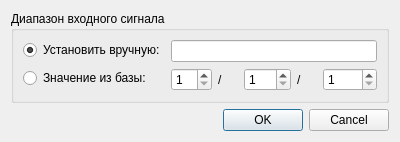
<?xml version="1.0" encoding="UTF-8"?>
<ui version="4.0">
 <class>PlotISRDialog</class>
 <widget class="QDialog" name="PlotISRDialog">
  <property name="geometry">
   <rect>
    <x>0</x>
    <y>0</y>
    <width>400</width>
    <height>134</height>
   </rect>
  </property>
  <property name="windowTitle">
   <string>Dialog</string>
  </property>
  <layout class="QVBoxLayout" name="verticalLayout">
   <item>
    <widget class="QGroupBox" name="groupBox_7">
     <property name="title">
      <string>Диапазон входного сигнала</string>
     </property>
     <property name="flat">
      <bool>false</bool>
     </property>
     <layout class="QFormLayout" name="formLayout">
      <item row="1" column="0">
       <widget class="QRadioButton" name="rb_isr_press">
        <property name="text">
         <string>Установить вручную:</string>
        </property>
        <property name="checked">
         <bool>true</bool>
        </property>
       </widget>
      </item>
      <item row="1" column="1">
       <widget class="QLineEdit" name="le_isr"/>
      </item>
      <item row="2" column="0">
       <widget class="QRadioButton" name="rb_isr_base">
        <property name="text">
         <string>Значение из базы:</string>
        </property>
       </widget>
      </item>
      <item row="2" column="1">
       <layout class="QHBoxLayout" name="horizontalLayout_6">
        <item>
         <widget class="QSpinBox" name="sb_isr_m">
          <property name="toolTip">
           <string>Номер модуля</string>
          </property>
          <property name="minimum">
           <number>1</number>
          </property>
         </widget>
        </item>
        <item>
         <widget class="QLabel" name="label_16">
          <property name="text">
           <string>/</string>
          </property>
         </widget>
        </item>
        <item>
         <widget class="QSpinBox" name="sb_isr_s">
          <property name="toolTip">
           <string>Номер слота</string>
          </property>
          <property name="minimum">
           <number>1</number>
          </property>
          <property name="maximum">
           <number>999</number>
          </property>
         </widget>
        </item>
        <item>
         <widget class="QLabel" name="label_17">
          <property name="text">
           <string>/</string>
          </property>
         </widget>
        </item>
        <item>
         <widget class="QSpinBox" name="sb_isr_n">
          <property name="toolTip">
           <string>Номер параметра</string>
          </property>
          <property name="minimum">
           <number>1</number>
          </property>
          <property name="maximum">
           <number>9999</number>
          </property>
         </widget>
        </item>
       </layout>
      </item>
     </layout>
    </widget>
   </item>
   <item>
    <widget class="QDialogButtonBox" name="buttonBox">
     <property name="orientation">
      <enum>Qt::Horizontal</enum>
     </property>
     <property name="standardButtons">
      <set>QDialogButtonBox::Cancel|QDialogButtonBox::Ok</set>
     </property>
    </widget>
   </item>
  </layout>
 </widget>
 <resources/>
 <connections>
  <connection>
   <sender>buttonBox</sender>
   <signal>accepted()</signal>
   <receiver>PlotISRDialog</receiver>
   <slot>accept()</slot>
   <hints>
    <hint type="sourcelabel">
     <x>248</x>
     <y>254</y>
    </hint>
    <hint type="destinationlabel">
     <x>157</x>
     <y>274</y>
    </hint>
   </hints>
  </connection>
  <connection>
   <sender>buttonBox</sender>
   <signal>rejected()</signal>
   <receiver>PlotISRDialog</receiver>
   <slot>reject()</slot>
   <hints>
    <hint type="sourcelabel">
     <x>316</x>
     <y>260</y>
    </hint>
    <hint type="destinationlabel">
     <x>286</x>
     <y>274</y>
    </hint>
   </hints>
  </connection>
 </connections>
</ui>
